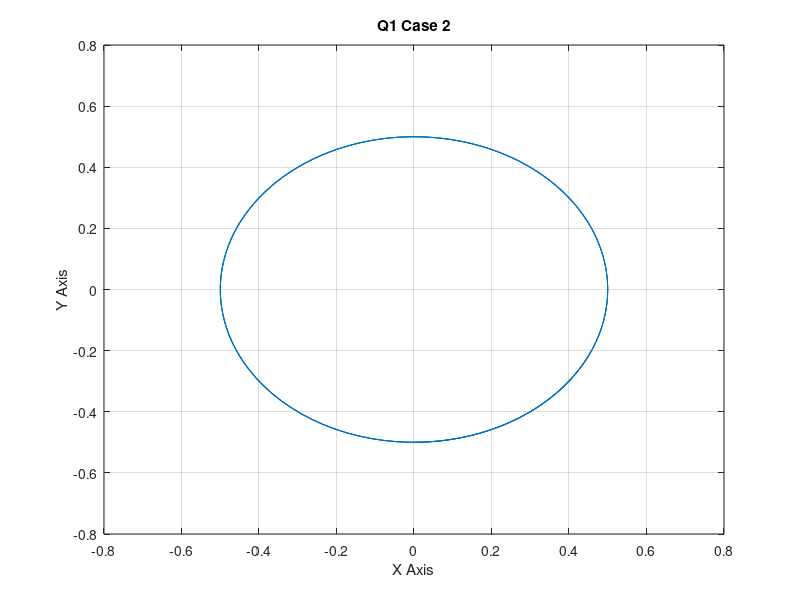

The MATLAB script that drew this image:
clc
clear
Ts = 0:0.033:10;
q0 = [0 -0.5 0];
r = 0.04;
L = 0.08;
v = 1;
w = 2;
R = v/w ;
x = q0(:,1);
y = q0(:,2);
phi = q0(:,3);
x1 = ((R*cos(w*Ts)*sin(phi)) + (R*cos(phi)*sin(w*Ts)) + x - (R*sin(phi)));
y1 = ((R*sin(w*Ts)*sin(phi)) - (R*cos(phi)*cos(w*Ts)) + y + (R*cos(phi)));
phi1 = ( phi + (w*Ts) );
x2 = [0 x1];
y2 = [-0.5 y1];
plot(x2,y2);
q1 = [x1 y1 phi1];
disp('q1:');
disp(q1);
grid on;

title('Q1 Case 2');
xlabel('X Axis');
ylabel('Y Axis');